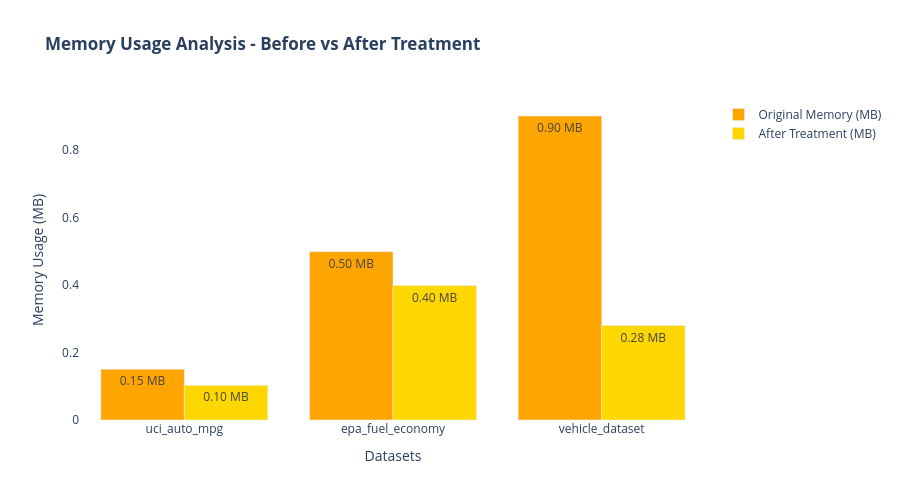

This figure's notebook cell:
### Code cell
# Dashboard Component 6: Memory Usage Analysis
print("📊 Dashboard Component 6: Memory Usage Analysis")
print("-" * 50)

fig6 = go.Figure()

# Calculate memory usage
original_memory = [datasets[name].memory_usage(deep=True).sum() / 1024**2 for name in dataset_names]
treated_memory = [treated_datasets[name].memory_usage(deep=True).sum() / 1024**2 for name in dataset_names]

# Add original memory usage
fig6.add_trace(go.Bar(
    x=dataset_names, 
    y=original_memory, 
    name='Original Memory (MB)',
    marker_color='#e67e22',
    text=[f"{x:.2f} MB" for x in original_memory],
    textposition='auto',
    hovertemplate='<b>%{x}</b><br>' +
                  'Original Memory: %{y:.2f} MB<br>' +
                  '<extra></extra>'
))

# Add treated memory usage
fig6.add_trace(go.Bar(
    x=dataset_names, 
    y=treated_memory, 
    name='After Treatment (MB)',
    marker_color='#f39c12',
    text=[f"{x:.2f} MB" for x in treated_memory],
    textposition='auto',
    hovertemplate='<b>%{x}</b><br>' +
                  'After Treatment: %{y:.2f} MB<br>' +
                  '<extra></extra>'
))

fig6.update_layout(
    title="<b>Memory Usage Analysis - Before vs After Treatment</b>",
    xaxis_title="Datasets",
    yaxis_title="Memory Usage (MB)",
    height=500,
    showlegend=True,
    barmode='group',
    hovermode='x unified',
    plot_bgcolor='white',
    paper_bgcolor='white',
    font=dict(color='black', size=12),
    title_font=dict(size=16, color='black'),
    xaxis=dict(gridcolor='lightgray', linecolor='black'),
    yaxis=dict(gridcolor='lightgray', linecolor='black')
)

fig6.show()

print("✓ Memory usage analysis displayed")
print(f"✓ Total original memory: {sum(original_memory):.2f} MB")
print(f"✓ Total treated memory: {sum(treated_memory):.2f} MB")
memory_change = sum(treated_memory) - sum(original_memory)
print(f"✓ Memory change: {memory_change:+.2f} MB ({memory_change/sum(original_memory)*100:+.1f}%)" if sum(original_memory) > 0 else "✓ Memory usage maintained")

### Figure 1 — Plotly figure (JSON) as saved in the notebook; plotly's stock layout.template omitted (floating-point values rounded to 4 significant figures)
{"data": [{"hovertemplate": "<b>%{x}</b><br>Original Memory: %{y:.2f} MB<br><extra></extra>", "marker": {"color": "orange"}, "name": "Original Memory (MB)", "text": ["0.15 MB", "0.50 MB", "0.90 MB"], "textposition": "auto", "type": "bar", "x": ["uci_auto_mpg", "epa_fuel_economy", "vehicle_dataset"], "y": [0.1502, 0.4979, 0.8999]}, {"hovertemplate": "<b>%{x}</b><br>After Treatment: %{y:.2f} MB<br><extra></extra>", "marker": {"color": "gold"}, "name": "After Treatment (MB)", "text": ["0.10 MB", "0.40 MB", "0.28 MB"], "textposition": "auto", "type": "bar", "x": ["uci_auto_mpg", "epa_fuel_economy", "vehicle_dataset"], "y": [0.1026, 0.3978, 0.2797]}], "layout": {"barmode": "group", "height": 500, "hovermode": "x unified", "paper_bgcolor": "rgba(0,0,0,0)", "plot_bgcolor": "rgba(0,0,0,0)", "showlegend": true, "title": {"text": "<b>Memory Usage Analysis - Before vs After Treatment</b>"}, "xaxis": {"title": {"text": "Datasets"}}, "yaxis": {"title": {"text": "Memory Usage (MB)"}}}}
